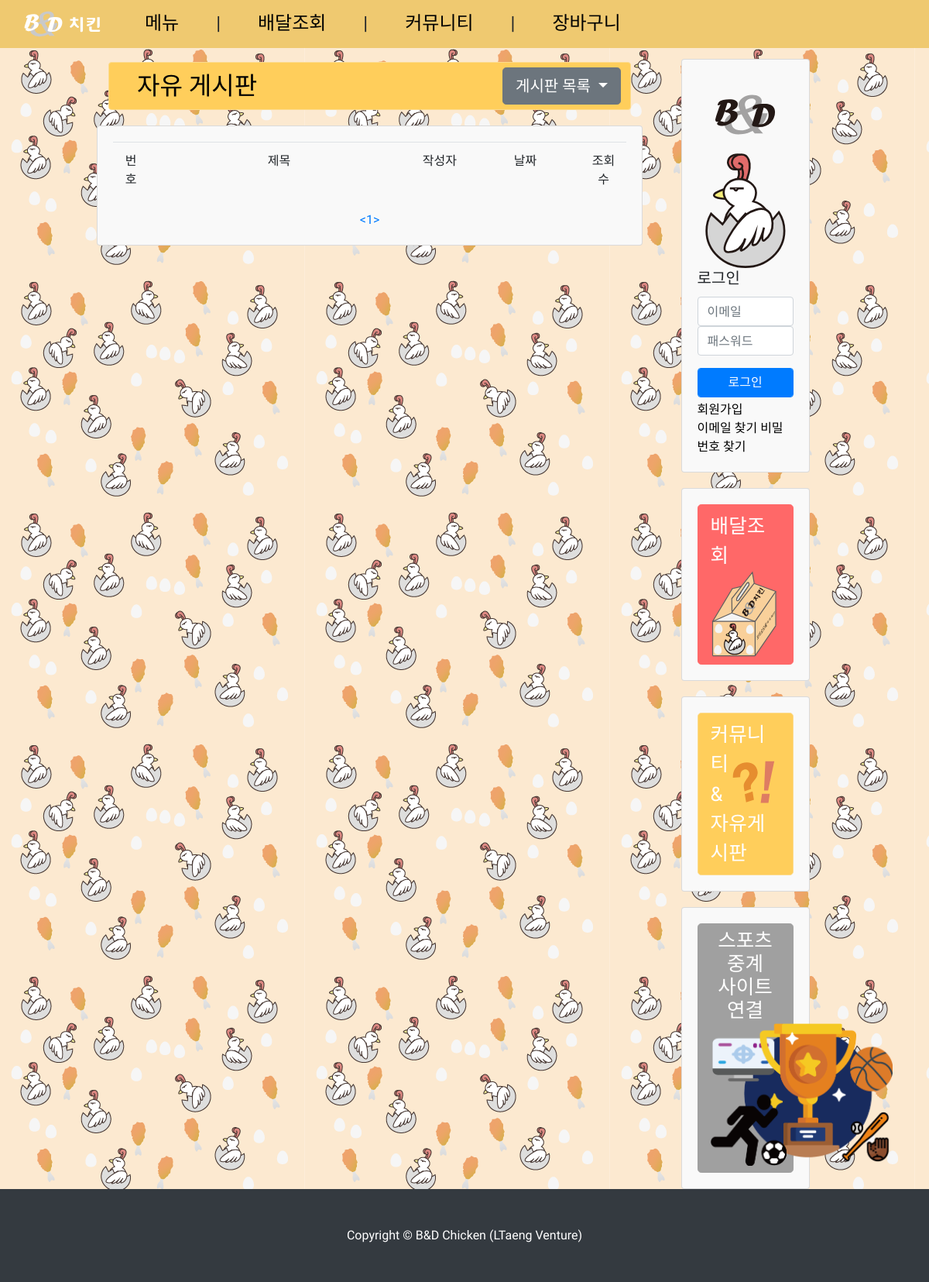
/pages/community/notice.php?kind=2, run on an earlier commit of the app's database.
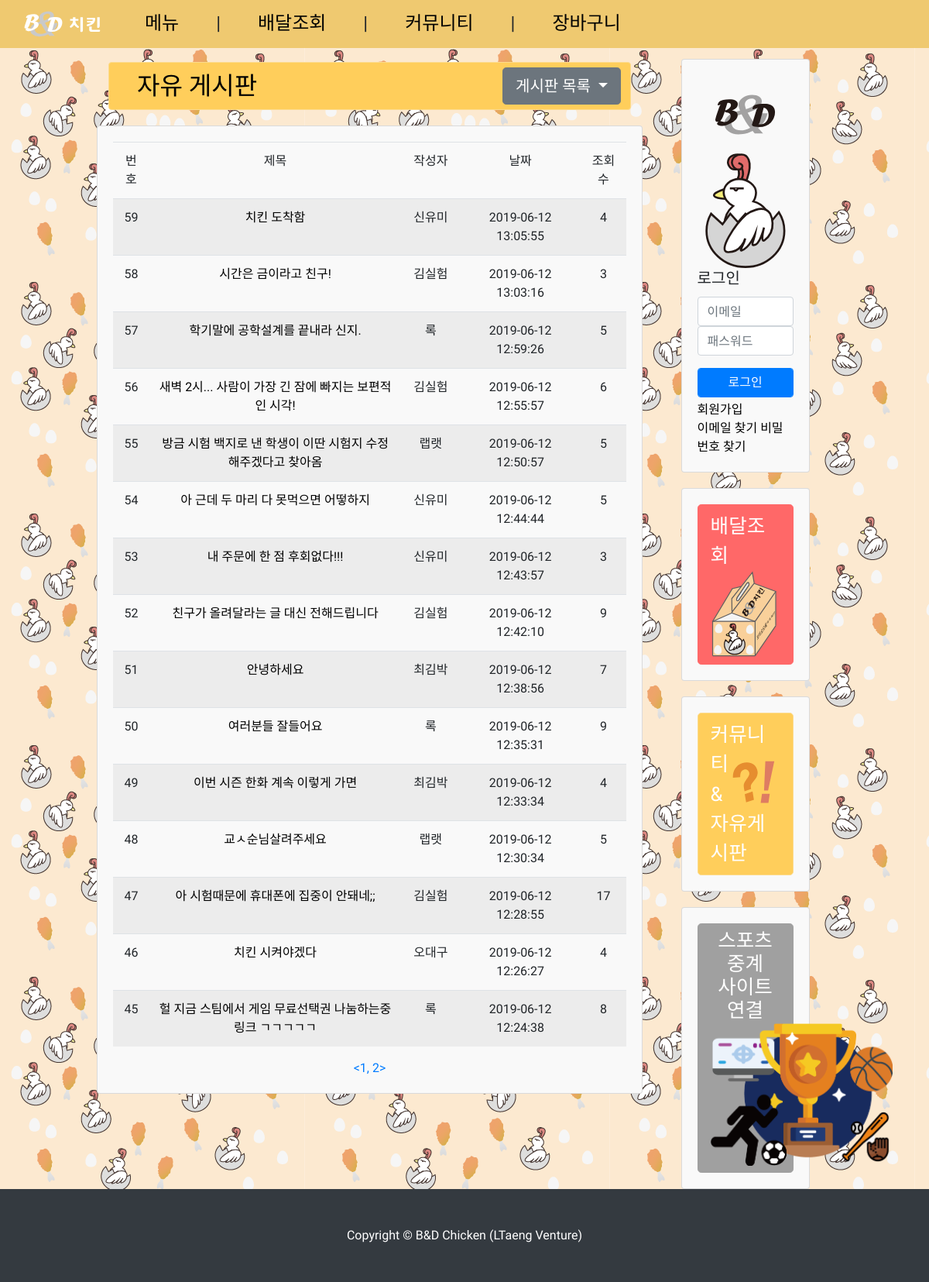
And on a later commit of the database.
### tables this page shows
CREATE TABLE `free` (
  `ID` int(11) NOT NULL,
  `userId` int(11) NOT NULL,
  `title` varchar(40) NOT NULL,
  `context` text NOT NULL,
  `time` timestamp NOT NULL DEFAULT CURRENT_TIMESTAMP,
  `hit` int(11) NOT NULL DEFAULT '0'
);

### pages/community/notice.php (the view, shortened to what this page needs)
<?php
include "/var/www/html/WebProgramming/sql/connection/dbconnect.php";
if (isset($_GET['kind']))
    $kind = mysqli_real_escape_string($con, $_GET['kind']);
else
    $kind = 1;
if ($kind == 2)
	$community = "free";
elseif ($kind == 3)
	$community = "question";
else {
	$community = "notice";
	$kind = 1;
}
$maxItem = 15;
if (!isset($_GET['page'])) {
    $page = 1;
} else {
    $page = mysqli_real_escape_string($con, $_GET['page']);
}
?>
<!DOCTYPE html>
<html>
    <head>
    <?php include "../header.php"; ?>
    </head>
    <body>
    <?php include "../navbar.php"; ?>
  <div class="container-fluid" style="padding-left: 125px; padding-right: 125px; background-image: url('../../assets/images/background-2.png');">
   <div class="row">
        <div class="col-lg-9 text-center">
		  <div class="col-lg-12 mt-4">
            <div class="btn btn-yellow full_button">
                <span class="huge_font" style="float: left; padding-left: 1.5rem;">
					<?php
					if ($community == 'question')
						echo 'Q&A';
					else if ($community == 'free')
						echo '자유 게시판';
					else
						echo '공지 사항';
					?>
                </span>
				<div class="dropdown" style="float: right">
					<button class="btn btn-lg btn-secondary dropdown-toggle text-left" type="button" id="dropdownMenuButton" data-toggle="dropdown" aria-haspopup="true" aria-expanded="false">
						게시판 목록
					</button>
				</div>
            </div>
          </div>
            <div class="card">
                <div class="card-body">
			        <table class="table table-striped">
			            <thead>
			                <tr>
				                <td width = "50" align = "center">번호</td>
				                <td width = "500" align = "center">제목</td>
				                <td width = "100" align = "center">작성자</td>
				                <td width = "200" align = "center">날짜</td>
				                <td width = "70" align = "center">조회수</td>
			                </tr>
			            </thead>
			            <tbody>
			            <?php
				            mysqli_query($con, "set session character_set_results=utf8;");
				            if($kind == 3)
								$query = "SELECT `ID`, `userId`, `title`, `time`, `hit`, `answer`, (SELECT `name` FROM `user` WHERE `userId` = `$community`.`userId`)
										as `name` FROM `$community` ORDER BY `ID` DESC LIMIT " .
										($page - 1) * $maxItem . ", $maxItem";
							else
								$query = "SELECT `ID`, `userId`, `title`, `time`, `hit`, (SELECT `name` FROM `user` WHERE `userId` = `$community`.`userId`)
										as `name` FROM `$community` ORDER BY `ID` DESC LIMIT " .
										($page - 1) * $maxItem . ", $maxItem";
							$result = mysqli_query($con, $query);
				            while($rows = mysqli_fetch_assoc($result)){
								if($kind == 3){
									if($rows['answer'] == null)
										$answer = '미답변';
									else
										$answer = '답변완료';
									echo '<tr>
										<td width = "50" align = "center">' . $rows['ID'] . '</td>
										<td width = "500" align = "center">
											<a href = "Q&A_view.php?ID=' . $rows['ID'] . '&kind=' . $kind . '">
											' . $rows['title'] . '
										</td>
										<td width = "100" align = "center">' . $rows['name'] . ' </td>
										<td width = "200" align = "center">' . $rows['time'] . ' </td>
										<td width = "50" align = "center">' . $rows['hit'] . ' </td>
										<td width = "50" align = "center">' . $answer . ' </td>
									</tr>';
								}
								else{
									echo '<tr>
										<td width = "50" align = "center">' . $rows['ID'] . '</td>
										<td width = "500" align = "center">
											<a href = "view.php?ID=' . $rows['ID'] . '&kind=' . $kind . '">
											' . $rows['title'] . '
										</td>
										<td width = "100" align = "center">' . $rows['name'] . ' </td>
										<td width = "200" align = "center">' . $rows['time'] . ' </td>
										<td width = "50" align = "center">' . $rows['hit'] . ' </td>
									</tr>';
								}
				            }
			            ?>
			            </tbody>
			        </table>
		            <div class="text-center text-primary">
                        <?php
				            $count_sql = "SELECT count(`ID`) as 'cnt' FROM `$community`";
				            $result = mysqli_query($con, $count_sql);
				            while ($row = mysqli_fetch_assoc($result)) {
					            $cnt = $row['cnt'];
				            }
				            $minPage = 1;
				            $maxPage = (int)($cnt / $maxItem) + 1;
				            echo "<a class='text-primary' href='./notice.php?page=$minPage&kind=$kind'><</a>";
				            for ($i = 1; $i < $cnt / $maxItem; $i++)
					            echo "<a class='text-primary' href='./notice.php?page=$i&kind=$kind'>$i</a>, ";
				            echo "<a class='text-primary' href='./notice.php?page=$i&kind=$kind'>$i</a>";
				            echo "<a class='text-primary' href='./notice.php?page=$maxPage&kind=$kind'>></a>";
                        ?>
                    </div>
                </div>
            </div>
        </div>
        <?php include "../sidebar.php"; ?>
    </div>
  </div>
  <?php include "../footer.php"; ?>
    </body>
</html>

### pages/header.php (shortened to what this page needs)
<link href="../../vendor/bootstrap/css/bootstrap.min.css" rel="stylesheet">
<link rel="stylesheet" type="text/css" href="../../css/style.css?v=0.0.1">
<link href="https://maxcdn.bootstrapcdn.com/font-awesome/4.7.0/css/font-awesome.min.css" rel="stylesheet">

### pages/navbar.php (shortened to what this page needs)
<nav class="navbar navbar-expand-lg navbar-dark bg-chicken fixed-top">
  <div class="container-fluid">
    <a class="navbar-brand" href="../../"><img src="../../assets/images/Text_Logo_Horizonal_White.svg" width=100 height=35 /></a>
    <div class="collapse navbar-collapse" id="navbarResponsive">
      <ul class="navbar-nav mr-auto">
          <li class="nav-item">
              <h4 class="mx-2 my-0" style="padding-left: 2rem; padding-right: 2rem;"> <a href="../chicken/">메뉴</a></h4>
          </li>
          <li class="nav-item">
              <h4 class="mx-2 my-0"> | </h4>
          </li>
          <li class="nav-item">
              <h4 class="mx-2 my-0" style="padding-left: 2rem; padding-right: 2rem;"> <a href="../chicken/baedal.php">배달조회</a> </h4>
          </li>
          <li class="nav-item">
              <h4 class="mx-2 my-0"> | </h4>
          </li>
          <li class="nav-item">
              <h4 class="mx-2 my-0" style="padding-left: 2rem; padding-right: 2rem;"> <a href="../community/notice.php">커뮤니티</a> </h4>
          </li>
          <li class="nav-item">
              <h4 class="mx-2 my-0"> | </h4>
          </li>
          <li class="nav-item">
              <h4 class="mx-2 my-0" style="padding-left: 2rem; padding-right: 2rem;"> <a href="../user/basket.php">장바구니</a> </h4>
          </li>
      </ul>
    </div>
  </div>
</nav>

### pages/sidebar.php (shortened to what this page needs)
<div class="col-lg-3" style="padding-right: 3%; padding-left: 2%">
  <div class="container">
      <div class="card">
          <div class="card-body">
                  <?php
                  if (!isset($_SESSION['usr_id'])) {
                  ?>
                  <div class="text-center">
                      <img src="../../assets/images/Text_Logo.svg" height=100 class="img_top" style="width: 5rem;" />
                      <img src="../../assets/images/Chicken_Logo.svg" height=150 style="width: 7rem;" />
                  </div>
                  <h5 class="card-title">로그인</h5>
                  <form method="POST" action="../user/login.php">
                      <div class="form-group">
                          <input type="text" class="form-control" placeholder="이메일" name="email" >
                          <input type="password" class="form-control" placeholder="패스워드" name="password">
                      </div>
                      <button type="submit" class="btn btn-primary form-control">로그인</button>
                      <div class="my-1">
                          <div class="float-left">
                              <a href="../user/register.php">회원가입</a>
                          </div>
                          <div class="float-right">
                              <a href="../user/idfind.php">이메일 찾기</a>
                              <a href="../user/pwfind.php">비밀번호 찾기</a>
                          </div>
                      </div>
                  </form>
                  <?php
                  }
                  ?>
                </div>
            </div>
      <div class="card" onclick="location.href='../chicken/baedal.php'">
          <div class="card-body">
              <div class="btn btn-lg btn-red full_button text-left">
                  <span class="large_font">배달조회</span>
                  <div style="float: right;"><img src="../../assets/images/box.svg" style="width: 6rem; height: 7rem" /></div>
              </div>
          </div>
      </div>
      <div class="card" onclick="location.href='../community/notice.php'">
          <div class="card-body">
              <div class="btn btn-lg btn-yellow full_button text-left">
                  <span class="large_font">
                      커뮤니티
                      <div style="float: right; padding-top: 10px;">
                          <img src="../../assets/images/Q&A.svg" style="width: 4rem; height: 4rem;" />
                      </div>
                      <br>& 자유게시판
                  </span>
              </div>
          </div>
      </div>
      <div class="card">
          <div class="card-body">
              <div class="btn btn-lg btn-gray full_button text-center">
                  <span class="one_line_height large_font">
                      스포츠 중계
                      <br>
                      사이트 연결
                      <br>
                  </span>
                  <img src="../../assets/images/sports.png" style="height: 11.5rem" onclick="window.open('../../popup/sports.php', '_blank', 'width=523, height=530, toolbar=no, scrollbars=no, resizable=yes');">
              </div>
          </div>
      </div>
    </div>
  </div>

### pages/footer.php
<footer class="py-5 bg-dark">
  <div class="container">
    <p class="m-0 text-center text-white">Copyright &copy; B&D Chicken (LTaeng Venture)</p>
  </div>
</footer>

### css/style.css (style rules this page uses)
body { font-family: 'Do Hyeon', sans-serif; padding-top: 56px; background-color: #fff9ed; }
a, a:hover, a:link { color: black; }
.navbar-brand { font-size: 1.4rem; }
.bg-chicken { background-color: #efc970 !important; }
.img_top { vertical-align: top; }
.full_button { width: 100%; }
.large_font { font-size: 1.6rem; }
.huge_font { font-size: 2rem; color: black; }
.btn-gray { background-color: #a0a0a0; border-color: #a0a0a0; color: white; }
.btn-red { background-color: #ff6868; border-color: #ff6868; color: white; }
.btn-yellow { background-color: #ffce5b; border-color: #fcdb8d; color: white; }
.card { margin-top: 20px; background-color: #f9f9f9; }
.one_line_height { line-height: 1; }

What changed in the data, as far as the page shows it:
added free: ID "59", title "치킨 도착함", name "신유미", time "2019-06-12 13:05:55", hit "4"
added free: ID "58", title "시간은 금이라고 친구!", name "김실험", time "2019-06-12 13:03:16", hit "3"
added free: ID "57", title "학기말에 공학설계를 끝내라 신지.", name "록", time "2019-06-12 12:59:26", hit "5"
added free: ID "56", title "새벽 2시... 사람이 가장 긴 잠에 빠지는 보편적인 시각!", name "김실험", time "2019-06-12 12:55:57", hit "6"
added free: ID "55", title "방금 시험 백지로 낸 학생이 이딴 시험지 수정해주겠다고 찾아옴", name "랩랫", time "2019-06-12 12:50:57", hit "5"
added free: ID "54", title "아 근데 두 마리 다 못먹으면 어떻하지", name "신유미", time "2019-06-12 12:44:44", hit "5"
added free: ID "53", title "내 주문에 한 점 후회없다!!!", name "신유미", time "2019-06-12 12:43:57", hit "3"
added free: ID "52", title "친구가 올려달라는 글 대신 전해드립니다", name "김실험", time "2019-06-12 12:42:10", hit "9"
added free: ID "51", title "안녕하세요", name "최김박", time "2019-06-12 12:38:56", hit "7"
added free: ID "50", title "여러분들 잘들어요", name "록", time "2019-06-12 12:35:31", hit "9"
added free: ID "49", title "이번 시즌 한화 계속 이렇게 가면", name "최김박", time "2019-06-12 12:33:34", hit "4"
added free: ID "48", title "교ㅅ순님살려주세요", name "랩랫", time "2019-06-12 12:30:34", hit "5"
added free: ID "47", title "아 시험때문에 휴대폰에 집중이 안돼네;;", name "김실험", time "2019-06-12 12:28:55", hit "17"
added free: ID "46", title "치킨 시켜야겠다", name "오대구", time "2019-06-12 12:26:27", hit "4"
added free: ID "45", title "헐 지금 스팀에서 게임 무료선택권 나눔하는중 링크 ㄱㄱㄱㄱㄱ", name "록", time "2019-06-12 12:24:38", hit "8"
Also different on the page:
$i: "1" → "2"
new list line: "1 ,"
